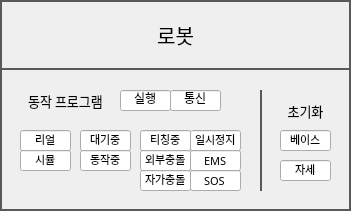
      <widget class="QFrame" name="FRAME_ROBOT">
       <property name="geometry">
        <rect>
         <x>560</x>
         <y>330</y>
         <width>351</width>
         <height>211</height>
        </rect>
       </property>
       <property name="styleSheet">
        <string notr="true">QFrame { 
   border: 2px solid #595959 
} 
QLabel {
	font: 10pt &quot;함초롬돋움&quot;;
}
QPushButton {
	border:2px solid #595959;
	font: 15pt &quot;함초롬돋움&quot;; 
}
QLineEdit {
	font: 8pt &quot;함초롬돋움&quot;;
}</string>
       </property>
       <property name="frameShape">
        <enum>QFrame::StyledPanel</enum>
       </property>
       <property name="frameShadow">
        <enum>QFrame::Raised</enum>
       </property>
       <widget class="QPushButton" name="BTN_DEV_INFO_ROBOT">
        <property name="geometry">
         <rect>
          <x>0</x>
          <y>0</y>
          <width>351</width>
          <height>70</height>
         </rect>
        </property>
        <property name="font">
         <font>
          <family>함초롬돋움</family>
          <pointsize>15</pointsize>
          <weight>50</weight>
          <italic>false</italic>
          <bold>false</bold>
         </font>
        </property>
        <property name="text">
         <string>로봇</string>
        </property>
       </widget>
       <widget class="QLabel" name="label_91">
        <property name="geometry">
         <rect>
          <x>20</x>
          <y>90</y>
          <width>91</width>
          <height>21</height>
         </rect>
        </property>
        <property name="font">
         <font>
          <family>함초롬돋움</family>
          <pointsize>10</pointsize>
          <weight>50</weight>
          <italic>false</italic>
          <bold>false</bold>
         </font>
        </property>
        <property name="styleSheet">
         <string notr="true">QLabel{ 
   border: 0px solid
} </string>
        </property>
        <property name="text">
         <string>동작 프로그램</string>
        </property>
        <property name="alignment">
         <set>Qt::AlignCenter</set>
        </property>
       </widget>
       <widget class="QLineEdit" name="LE_ROBOT_PRG_CONNECT">
        <property name="geometry">
         <rect>
          <x>170</x>
          <y>90</y>
          <width>51</width>
          <height>21</height>
         </rect>
        </property>
        <property name="text">
         <string>통신</string>
        </property>
        <property name="alignment">
         <set>Qt::AlignCenter</set>
        </property>
        <property name="readOnly">
         <bool>true</bool>
        </property>
       </widget>
       <widget class="QLineEdit" name="LE_ROBOT_PRG_WORKING_STATUS">
        <property name="geometry">
         <rect>
          <x>120</x>
          <y>90</y>
          <width>51</width>
          <height>21</height>
         </rect>
        </property>
        <property name="text">
         <string>실행</string>
        </property>
        <property name="alignment">
         <set>Qt::AlignCenter</set>
        </property>
        <property name="readOnly">
         <bool>true</bool>
        </property>
       </widget>
       <widget class="QLineEdit" name="LE_PG_MODE_SIMULATION">
        <property name="geometry">
         <rect>
          <x>20</x>
          <y>150</y>
          <width>51</width>
          <height>21</height>
         </rect>
        </property>
        <property name="font">
         <font>
          <family>함초롬돋움</family>
          <pointsize>8</pointsize>
          <weight>50</weight>
          <italic>false</italic>
          <bold>false</bold>
         </font>
        </property>
        <property name="text">
         <string>시뮬</string>
        </property>
        <property name="alignment">
         <set>Qt::AlignCenter</set>
        </property>
        <property name="readOnly">
         <bool>true</bool>
        </property>
       </widget>
       <widget class="QLineEdit" name="LE_PG_MODE_REAL">
        <property name="geometry">
         <rect>
          <x>20</x>
          <y>130</y>
          <width>51</width>
          <height>21</height>
         </rect>
        </property>
        <property name="font">
         <font>
          <family>함초롬돋움</family>
          <pointsize>8</pointsize>
          <weight>50</weight>
          <italic>false</italic>
          <bold>false</bold>
         </font>
        </property>
        <property name="text">
         <string>리얼</string>
        </property>
        <property name="alignment">
         <set>Qt::AlignCenter</set>
        </property>
        <property name="readOnly">
         <bool>true</bool>
        </property>
       </widget>
       <widget class="QLineEdit" name="LE_ROBOT_STATE_MOVING">
        <property name="geometry">
         <rect>
          <x>80</x>
          <y>150</y>
          <width>51</width>
          <height>21</height>
         </rect>
        </property>
        <property name="font">
         <font>
          <family>함초롬돋움</family>
          <pointsize>8</pointsize>
          <weight>50</weight>
          <italic>false</italic>
          <bold>false</bold>
         </font>
        </property>
        <property name="text">
         <string>동작중</string>
        </property>
        <property name="alignment">
         <set>Qt::AlignCenter</set>
        </property>
        <property name="readOnly">
         <bool>true</bool>
        </property>
       </widget>
       <widget class="QLineEdit" name="LE_ROBOT_STATE_IDLE">
        <property name="geometry">
         <rect>
          <x>80</x>
          <y>130</y>
          <width>51</width>
          <height>21</height>
         </rect>
        </property>
        <property name="font">
         <font>
          <family>함초롬돋움</family>
          <pointsize>8</pointsize>
          <weight>50</weight>
          <italic>false</italic>
          <bold>false</bold>
         </font>
        </property>
        <property name="text">
         <string>대기중</string>
        </property>
        <property name="alignment">
         <set>Qt::AlignCenter</set>
        </property>
        <property name="readOnly">
         <bool>true</bool>
        </property>
       </widget>
       <widget class="QLineEdit" name="LE_ROBOT_STATUS_TEACHING">
        <property name="geometry">
         <rect>
          <x>140</x>
          <y>130</y>
          <width>51</width>
          <height>21</height>
         </rect>
        </property>
        <property name="font">
         <font>
          <family>함초롬돋움</family>
          <pointsize>8</pointsize>
          <weight>50</weight>
          <italic>false</italic>
          <bold>false</bold>
         </font>
        </property>
        <property name="text">
         <string>티칭중</string>
        </property>
        <property name="alignment">
         <set>Qt::AlignCenter</set>
        </property>
        <property name="readOnly">
         <bool>true</bool>
        </property>
       </widget>
       <widget class="QLineEdit" name="LE_ROBOT_STATUS_PAUSED">
        <property name="geometry">
         <rect>
          <x>190</x>
          <y>130</y>
          <width>51</width>
          <height>21</height>
         </rect>
        </property>
        <property name="font">
         <font>
          <family>함초롬돋움</family>
          <pointsize>8</pointsize>
          <weight>50</weight>
          <italic>false</italic>
          <bold>false</bold>
         </font>
        </property>
        <property name="text">
         <string>일시정지</string>
        </property>
        <property name="alignment">
         <set>Qt::AlignCenter</set>
        </property>
        <property name="readOnly">
         <bool>true</bool>
        </property>
       </widget>
       <widget class="QLineEdit" name="LE_ROBOT_STATUS_EXT_COLLISION">
        <property name="geometry">
         <rect>
          <x>140</x>
          <y>150</y>
          <width>51</width>
          <height>21</height>
         </rect>
        </property>
        <property name="font">
         <font>
          <family>함초롬돋움</family>
          <pointsize>8</pointsize>
          <weight>50</weight>
          <italic>false</italic>
          <bold>false</bold>
         </font>
        </property>
        <property name="text">
         <string>외부충돌</string>
        </property>
        <property name="alignment">
         <set>Qt::AlignCenter</set>
        </property>
        <property name="readOnly">
         <bool>true</bool>
        </property>
       </widget>
       <widget class="QLineEdit" name="LE_ROBOT_STATUS_EMS">
        <property name="geometry">
         <rect>
          <x>190</x>
          <y>150</y>
          <width>51</width>
          <height>21</height>
         </rect>
        </property>
        <property name="font">
         <font>
          <family>함초롬돋움</family>
          <pointsize>8</pointsize>
          <weight>50</weight>
          <italic>false</italic>
          <bold>false</bold>
         </font>
        </property>
        <property name="text">
         <string>EMS</string>
        </property>
        <property name="alignment">
         <set>Qt::AlignCenter</set>
        </property>
        <property name="readOnly">
         <bool>true</bool>
        </property>
       </widget>
       <widget class="QLineEdit" name="LE_ROBOT_STATUS_SOS">
        <property name="geometry">
         <rect>
          <x>190</x>
          <y>170</y>
          <width>51</width>
          <height>21</height>
         </rect>
        </property>
        <property name="font">
         <font>
          <family>함초롬돋움</family>
          <pointsize>8</pointsize>
          <weight>50</weight>
          <italic>false</italic>
          <bold>false</bold>
         </font>
        </property>
        <property name="text">
         <string>SOS</string>
        </property>
        <property name="alignment">
         <set>Qt::AlignCenter</set>
        </property>
        <property name="readOnly">
         <bool>true</bool>
        </property>
       </widget>
       <widget class="QLineEdit" name="LE_ROBOT_STATUS_SELF_COLLISION">
        <property name="geometry">
         <rect>
          <x>140</x>
          <y>170</y>
          <width>51</width>
          <height>21</height>
         </rect>
        </property>
        <property name="font">
         <font>
          <family>함초롬돋움</family>
          <pointsize>8</pointsize>
          <weight>50</weight>
          <italic>false</italic>
          <bold>false</bold>
         </font>
        </property>
        <property name="text">
         <string>자가충돌</string>
        </property>
        <property name="alignment">
         <set>Qt::AlignCenter</set>
        </property>
        <property name="readOnly">
         <bool>true</bool>
        </property>
       </widget>
       <widget class="Line" name="line">
        <property name="geometry">
         <rect>
          <x>260</x>
          <y>90</y>
          <width>2</width>
          <height>101</height>
         </rect>
        </property>
        <property name="orientation">
         <enum>Qt::Vertical</enum>
        </property>
       </widget>
       <widget class="QLineEdit" name="LE_ROBOT_INIT_BASE_ANGLE">
        <property name="geometry">
         <rect>
          <x>280</x>
          <y>130</y>
          <width>51</width>
          <height>21</height>
         </rect>
        </property>
        <property name="font">
         <font>
          <family>함초롬돋움</family>
          <pointsize>8</pointsize>
          <weight>50</weight>
          <italic>false</italic>
          <bold>false</bold>
         </font>
        </property>
        <property name="text">
         <string>베이스</string>
        </property>
        <property name="alignment">
         <set>Qt::AlignCenter</set>
        </property>
        <property name="readOnly">
         <bool>true</bool>
        </property>
       </widget>
       <widget class="QLineEdit" name="LE_ROBOT_INIT_POSITION">
        <property name="geometry">
         <rect>
          <x>280</x>
          <y>160</y>
          <width>51</width>
          <height>21</height>
         </rect>
        </property>
        <property name="font">
         <font>
          <family>함초롬돋움</family>
          <pointsize>8</pointsize>
          <weight>50</weight>
          <italic>false</italic>
          <bold>false</bold>
         </font>
        </property>
        <property name="text">
         <string>자세</string>
        </property>
        <property name="alignment">
         <set>Qt::AlignCenter</set>
        </property>
        <property name="readOnly">
         <bool>true</bool>
        </property>
       </widget>
       <widget class="QLabel" name="label_92">
        <property name="geometry">
         <rect>
          <x>280</x>
          <y>100</y>
          <width>51</width>
          <height>21</height>
         </rect>
        </property>
        <property name="font">
         <font>
          <family>함초롬돋움</family>
          <pointsize>10</pointsize>
          <weight>50</weight>
          <italic>false</italic>
          <bold>false</bold>
         </font>
        </property>
        <property name="styleSheet">
         <string notr="true">QLabel{ 
   border: 0px solid
} </string>
        </property>
        <property name="text">
         <string>초기화</string>
        </property>
        <property name="alignment">
         <set>Qt::AlignCenter</set>
        </property>
       </widget>
      </widget>
